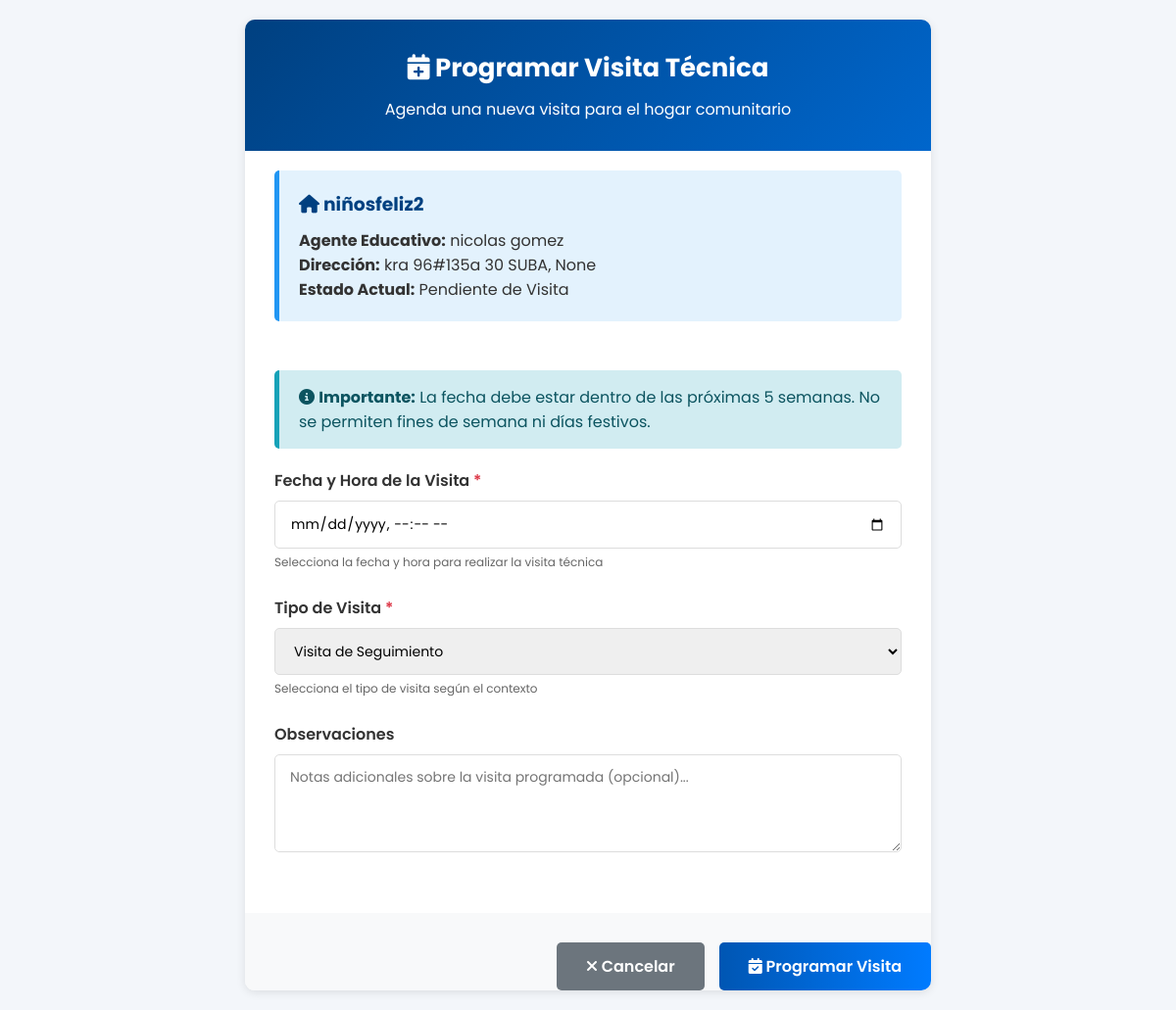
/hogares/5/programar-visita/ (signed in), run on an earlier commit of the app's database.
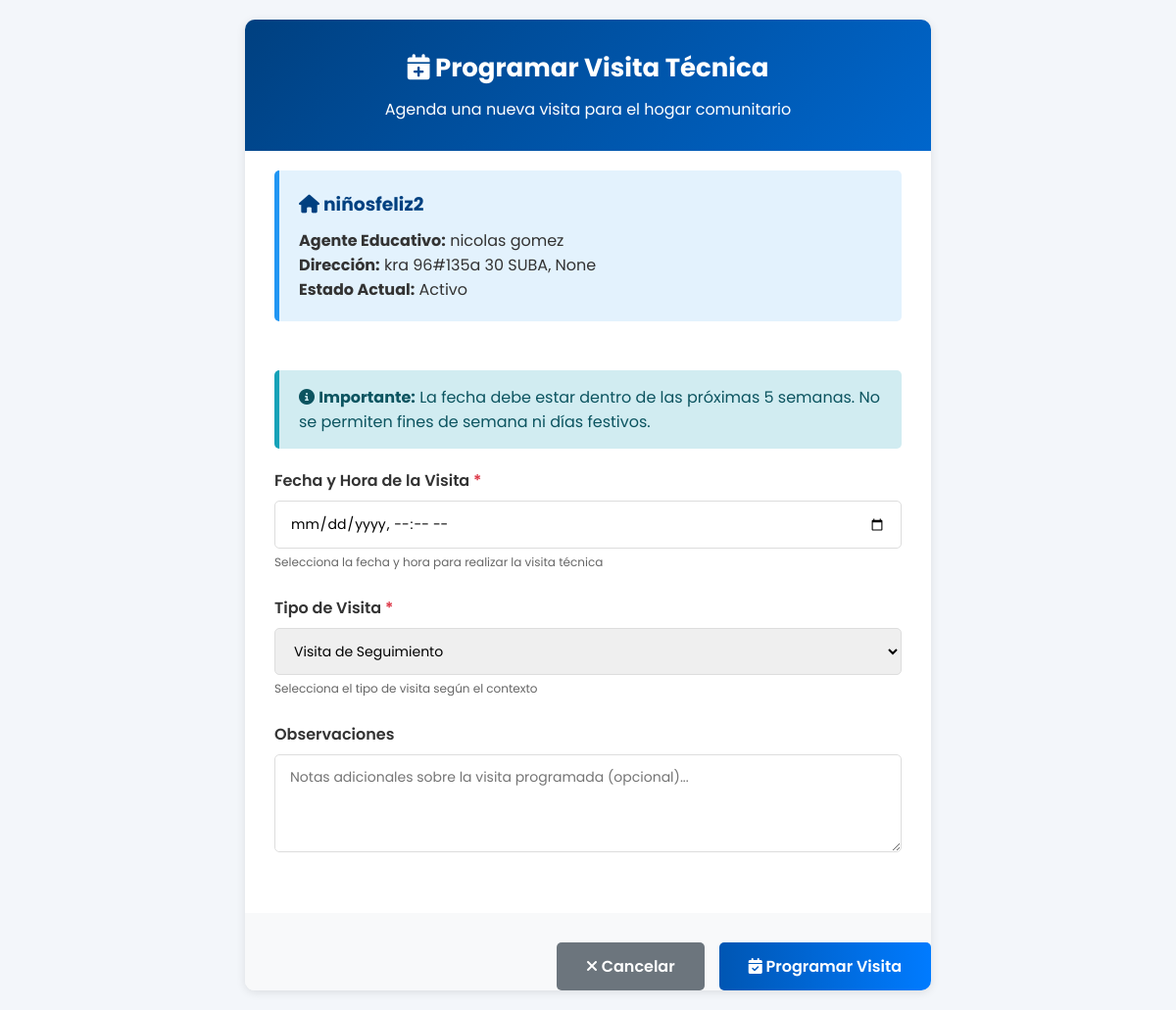
And on a later commit of the database.
### core/models.py (models this page shows, shortened)
class HogarComunitario(models.Model):
    regional = models.ForeignKey(Regional, on_delete=models.PROTECT, related_name='hogares')
    ciudad = models.ForeignKey(Ciudad, on_delete=models.PROTECT, related_name='hogares')
    nombre_hogar = models.CharField(max_length=100)
    direccion = models.CharField(max_length=200)
    localidad = models.CharField(max_length=100, blank=True, default='')  # Mantener para hogares antiguos, se asigna en la vista
    localidad_bogota = models.ForeignKey('LocalidadBogota', on_delete=models.SET_NULL, null=True, blank=True, related_name='hogares')
    barrio = models.CharField(max_length=100, null=True, blank=True)
    estrato = models.IntegerField(null=True, blank=True)
    fecha_primera_visita = models.DateField(null=True, blank=True, help_text="Fecha programada para la primera visita técnica")
    ultima_visita = models.DateField(null=True, blank=True, help_text="Fecha de la última visita técnica realizada")
    proxima_visita = models.DateField(null=True, blank=True, help_text="Fecha programada para la próxima visita técnica (calculada automáticamente)")
    observaciones_visita = models.TextField(blank=True, help_text="Observaciones de la última visita técnica realizada")
    estado_aptitud = models.CharField(
        max_length=20,
        choices=[
            ('no_apto', 'No Apto'),
            ('apto', 'Apto'),
        ],
        default='no_apto',
        help_text="Estado de aptitud del hogar. Se actualiza a 'Apto' después de la primera visita aprobada"
    )
    area_social_m2 = models.DecimalField(max_digits=6, decimal_places=2, null=True, blank=True,
                                         help_text="Metros cuadrados del área social disponible para los niños")
    capacidad_calculada = models.IntegerField(null=True, blank=True,
                                              help_text="Capacidad calculada según área social (m²/2)")
    formulario_completo = models.BooleanField(default=False,
                                              help_text="Indica si se completó el formulario 2 de visita técnica")
    num_habitaciones = models.IntegerField(null=True, blank=True)
    num_banos = models.IntegerField(null=True, blank=True)
    material_construccion = models.TextField(null=True, blank=True)
    riesgos_cercanos = models.TextField(null=True, blank=True)
    fotos_interior = models.FileField(upload_to='hogares/fotos_interior/', null=True, blank=True)
    fotos_exterior = models.FileField(upload_to='hogares/fotos_exterior/', null=True, blank=True)
    geolocalizacion_lat = models.DecimalField(max_digits=10, decimal_places=7, null=True, blank=True)
    geolocalizacion_lon = models.DecimalField(max_digits=10, decimal_places=7, null=True, blank=True)
    tipo_tenencia = models.CharField(max_length=50, choices=[
        ('Propia', 'Propia'),
        ('Arrendada', 'Arrendada'),
        ('Comodato', 'Comodato')
    ], null=True, blank=True)
    documento_tenencia_pdf = models.FileField(upload_to='hogares/documentos_tenencia/', null=True, blank=True)
    capacidad = models.IntegerField(null=True, blank=True, help_text="Capacidad aprobada del hogar (entre 12 y 15 niños según normativa ICBF)")
    capacidad_maxima = models.IntegerField(default=15, help_text="Capacidad máxima permitida (15 niños según normativa)")
    estado = models.CharField(
        max_length=30,
        choices=[
            ('pendiente_revision', 'Pendiente de Revisión'),
            ('en_revision', 'En Revisión'),
            ('aprobado', 'Aprobado'),
            ('rechazado', 'Rechazado'),
            ('en_mantenimiento', 'En Mantenimiento'),
            ('pendiente_visita', 'Pendiente de Visita'),
            ('visita_agendada', 'Visita Agendada'),
            ('en_evaluacion', 'En Evaluación'),
            ('activo', 'Activo'),
            ('inactivo', 'Inactivo'),
        ],
        default='pendiente_revision'
    )
    madre = models.ForeignKey(MadreComunitaria, on_delete=models.PROTECT, related_name='hogares_asignados')
    fecha_registro = models.DateTimeField(auto_now_add=True)
    fecha_habilitacion = models.DateTimeField(null=True, blank=True)  # Cuando pasa a activo/aprobado
    class Meta:
        db_table = 'hogares_comunitarios'

class MadreComunitaria(models.Model):
    usuario = models.OneToOneField(Usuario, on_delete=models.CASCADE, related_name='madre_profile')
    NIVEL_ESCOLARIDAD_CHOICES = [
        ('Primaria', 'Primaria'),
        ('Bachiller', 'Bachiller'),
        ('Técnico', 'Técnico'),
        ('Tecnólogo', 'Tecnólogo'),
        ('Profesional', 'Profesional')
    ]
    nivel_escolaridad = models.CharField(max_length=100, choices=NIVEL_ESCOLARIDAD_CHOICES)
    titulo_obtenido = models.CharField(max_length=150, null=True, blank=True)
    institucion = models.CharField(max_length=150, null=True, blank=True)
    experiencia_previa = models.TextField(null=True, blank=True)
    certificado_laboral = models.FileField(upload_to='madres_documentos/certificados_laborales/', null=True, blank=True)
    no_retirado_icbf = models.BooleanField(default=False)
    carta_disponibilidad = models.FileField(upload_to='madres_documentos/disponibilidad/', null=True, blank=True)
    firma_digital = models.FileField(upload_to='madres_documentos/firmas/', null=True, blank=True)
    foto_madre = models.ImageField(upload_to='madres_documentos/fotos/', null=True, blank=True)
    documento_identidad_pdf = models.FileField(upload_to='madres_documentos/cedulas/', null=True, blank=True)
    certificado_escolaridad_pdf = models.FileField(upload_to='madres_documentos/educacion/', null=True, blank=True)
    certificado_antecedentes_pdf = models.FileField(upload_to='madres_documentos/antecedentes/', null=True, blank=True)
    certificado_medico_pdf = models.FileField(upload_to='madres_documentos/medico/', null=True, blank=True)
    certificado_residencia_pdf = models.FileField(upload_to='madres_documentos/residencia/', null=True, blank=True)
    cartas_recomendacion_pdf = models.FileField(upload_to='madres_documentos/recomendaciones/', null=True, blank=True)
    fecha_registro = models.DateTimeField(auto_now_add=True)
    class Meta:
        db_table = 'madres_comunitarias'

class Usuario(AbstractUser):
    TIPO_DOCUMENTO_CHOICES = [
        ('CC', 'Cédula de ciudadanía'),
        ('TI', 'Tarjeta de identidad'),
        ('CE', 'Cédula de extranjería'),
        ('PA', 'Pasaporte'),
    ]
    SEXO_CHOICES = [
        ('M', 'Masculino'),
        ('F', 'Femenino'),
        ('O', 'Otro'),
    ]
    username = None
    tipo_documento = models.CharField(max_length=5, choices=TIPO_DOCUMENTO_CHOICES, default='CC')
    documento = models.BigIntegerField(unique=True)
    nombres = models.CharField(max_length=50)
    apellidos = models.CharField(max_length=50)
    correo = models.EmailField(max_length=100, unique=True)
    sexo = models.CharField(max_length=1, choices=SEXO_CHOICES, default='F')
    departamento_residencia = models.ForeignKey(Departamento, on_delete=models.SET_NULL, null=True, blank=True, related_name='residentes')
    ciudad_residencia = models.ForeignKey(Municipio, on_delete=models.SET_NULL, null=True, blank=True, related_name='residentes')
    localidad_bogota = models.ForeignKey(LocalidadBogota, on_delete=models.SET_NULL, null=True, blank=True, related_name='residentes',
                                         help_text='Solo aplica si vive en Bogotá D.C.')
    direccion = models.CharField(max_length=100, null=True, blank=True)
    barrio = models.CharField(max_length=100, null=True, blank=True)
    telefono = models.CharField(max_length=20, null=True, blank=True)
    nivel_educativo = models.CharField(max_length=50, null=True, blank=True)
    rol = models.ForeignKey(Rol, on_delete=models.PROTECT, null=True)
    foto_admin = models.ImageField(upload_to=admin_upload_path, null=True, blank=True)
    fecha_creacion = models.DateTimeField(auto_now_add=True)
    fecha_actualizacion = models.DateTimeField(auto_now=True)
    EMAIL_FIELD = 'correo'
    USERNAME_FIELD = 'documento'
    REQUIRED_FIELDS = ['nombres', 'apellidos', 'correo', 'tipo_documento']
    objects = CustomUserManager()
    class Meta:
        db_table = 'usuarios'

### core/views.py (the view, shortened to what this page needs)
# urls.py: path('hogares/<int:hogar_id>/programar-visita/', views.programar_visita, name='programar_visita'),
@login_required
@rol_requerido('administrador')
def programar_visita(request, hogar_id):
    hogar = get_object_or_404(HogarComunitario, id=hogar_id)
    context = {
        'hogar': hogar,
    }
    return render(request, 'admin/programar_visita.html', context)

### core/views.py (called while the page is built)
def rol_requerido(nombre_rol):
    def decorator(view_func):
        @wraps(view_func)
        def _wrapped_view(request, *args, **kwargs):
            if not request.user.is_authenticated or not hasattr(request.user, 'rol') or request.user.rol.nombre_rol != nombre_rol:
                messages.error(request, 'Acceso denegado. No tienes los permisos necesarios.')
                return redirect('home')  # Redirigir a una página de inicio o de error
            return view_func(request, *args, **kwargs)
        return _wrapped_view
    return decorator

### templates/admin/programar_visita.html (shortened to what this page needs)
{% load static %}
<!DOCTYPE html>
<html lang="es">
<head>
  <link rel="stylesheet" href="https://cdnjs.cloudflare.com/ajax/libs/font-awesome/6.5.0/css/all.min.css"/>
</head>
<body>
  <div class="container">
    <div class="header">
      <h1><i class="fas fa-calendar-plus"></i> Programar Visita Técnica</h1>
      <p>Agenda una nueva visita para el hogar comunitario</p>
    </div>
    <div class="info-box">
      <h3><i class="fas fa-home"></i> {{ hogar.nombre_hogar }}</h3>
      <p><strong>Agente Educativo:</strong> {{ hogar.madre.usuario.nombres }} {{ hogar.madre.usuario.apellidos }}</p>
      <p><strong>Dirección:</strong> {{ hogar.direccion }}, {{ hogar.barrio }}</p>
      <p><strong>Estado Actual:</strong> {{ hogar.get_estado_display }}</p>
    </div>
    <form method="POST" id="visitaForm">
      <div class="form-content">
        <div class="alert alert-info">
          <i class="fas fa-info-circle"></i>
          <strong>Importante:</strong> La fecha debe estar dentro de las próximas 5 semanas. No se permiten fines de semana ni días festivos.
        </div>
        <div class="form-group">
          <label>Fecha y Hora de la Visita <span class="required">*</span></label>
          <input type="datetime-local" name="fecha_programada" id="fecha_programada" required>
          <small>Selecciona la fecha y hora para realizar la visita técnica</small>
        </div>
        <div class="form-group">
          <label>Tipo de Visita <span class="required">*</span></label>
          <select name="tipo_visita" required>
            <option value="V2" selected>Visita de Seguimiento</option>
          </select>
          <small>Selecciona el tipo de visita según el contexto</small>
        </div>
        <div class="form-group">
          <label>Observaciones</label>
          <textarea name="observaciones" placeholder="Notas adicionales sobre la visita programada (opcional)..."></textarea>
        </div>
      </div>
      <div class="btn-group">
        <a href="{% url 'hogares_dashboard' %}" class="btn btn-secondary">
          <i class="fas fa-times"></i> Cancelar
        </a>
        <button type="submit" class="btn btn-primary">
          <i class="fas fa-calendar-check"></i> Programar Visita
        </button>
      </div>
    </form>
  </div>
</body>
</html>

What changed in the data, as far as the page shows it:
changed HogarComunitario "niñosfeliz2": estado "Pendiente de Visita" → "Activo"
